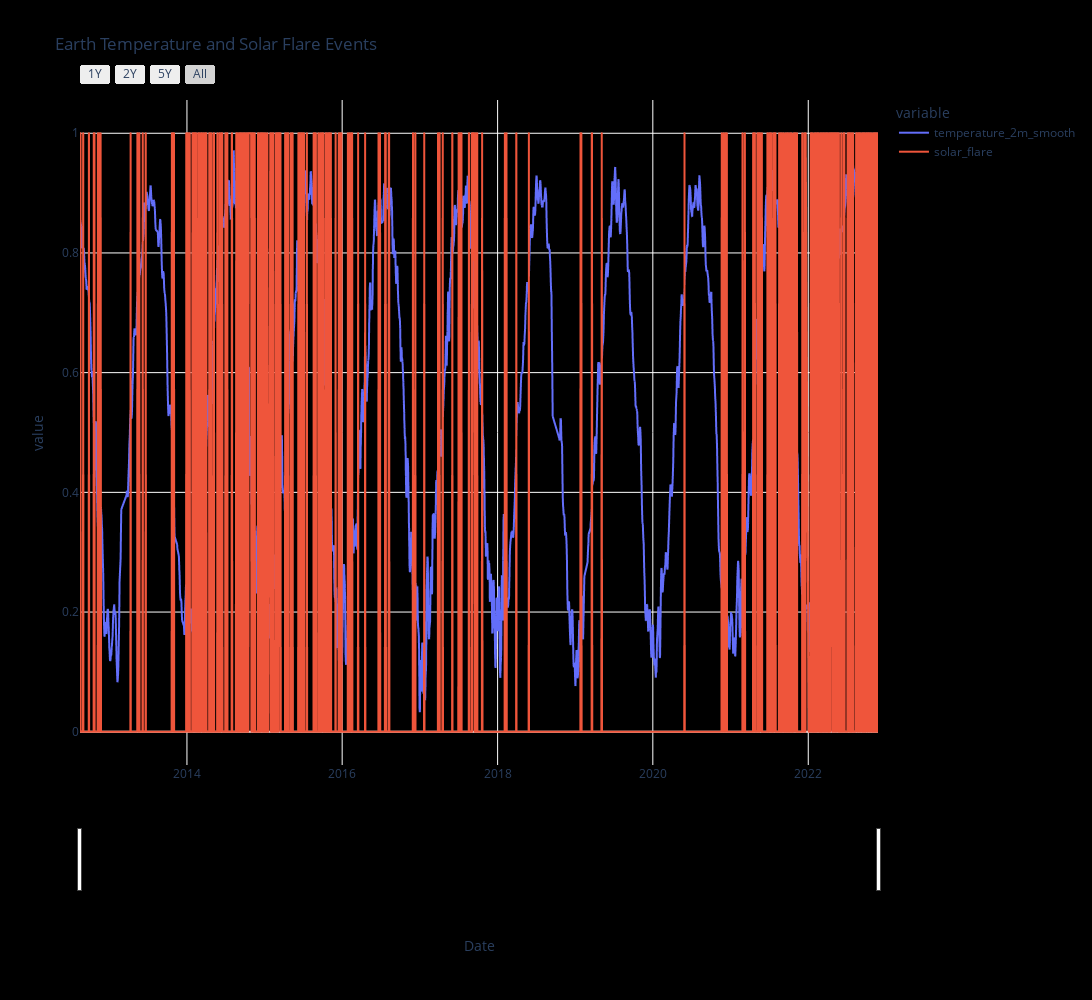

This figure's notebook cell:
### Code cell
# Solar Flare Impact Visualization:
fig = px.line(merged_df, x="date", y=["temperature_2m_smooth", "solar_flare"],
              title="Earth Temperature and Solar Flare Events",
              labels={"date": "Date", "temperature_2m": "Earth Temperature", "solar_flare": "Solar Flare"})

# include a range slider and range selector
fig.update_layout(
    xaxis=dict(
        rangeslider=dict(
            visible=True
        ),
        rangeselector=dict(
            buttons=list([
                dict(count=1, label="1Y", step="year", stepmode="backward"),
                dict(count=2, label="2Y", step="year", stepmode="backward"),
                dict(count=5, label="5Y", step="year", stepmode="backward"),
                dict(step="all", label="All")
            ])
        )
    ),
    paper_bgcolor="#000000",
    plot_bgcolor="#000000",
    height=1000,
    width=2000
)
fig.show()

### Figure 1 — Plotly figure (JSON) as saved in the notebook; plotly's stock layout.template omitted (floating-point values rounded to 4 significant figures; data arrays with more than 128 entries replaced by an {"elided": "..."} marker saying what was removed)
{"data": [{"hovertemplate": "variable=temperature_2m_smooth<br>Date=%{x}<br>value=%{y}<extra></extra>", "legendgroup": "temperature_2m_smooth", "line": {"color": "#636efa", "dash": "solid"}, "marker": {"symbol": "circle"}, "mode": "lines", "name": "temperature_2m_smooth", "showlegend": true, "type": "scattergl", "x": {"elided": "5450 str values"}, "xaxis": "x", "y": {"elided": "5450 float values"}, "yaxis": "y"}, {"hovertemplate": "variable=solar_flare<br>Date=%{x}<br>value=%{y}<extra></extra>", "legendgroup": "solar_flare", "line": {"color": "#EF553B", "dash": "solid"}, "marker": {"symbol": "circle"}, "mode": "lines", "name": "solar_flare", "showlegend": true, "type": "scattergl", "x": {"elided": "5450 str values"}, "xaxis": "x", "y": {"elided": "5450 int values"}, "yaxis": "y"}], "layout": {"height": 1000, "legend": {"title": {"text": "variable"}, "tracegroupgap": 0}, "paper_bgcolor": "#000000", "plot_bgcolor": "#000000", "title": {"text": "Earth Temperature and Solar Flare Events"}, "width": 2000, "xaxis": {"anchor": "y", "domain": [0, 1], "rangeselector": {"buttons": [{"count": 1, "label": "1Y", "step": "year", "stepmode": "backward"}, {"count": 2, "label": "2Y", "step": "year", "stepmode": "backward"}, {"count": 5, "label": "5Y", "step": "year", "stepmode": "backward"}, {"label": "All", "step": "all"}]}, "rangeslider": {"visible": true}, "title": {"text": "Date"}}, "yaxis": {"anchor": "x", "domain": [0, 1], "title": {"text": "value"}}}}
